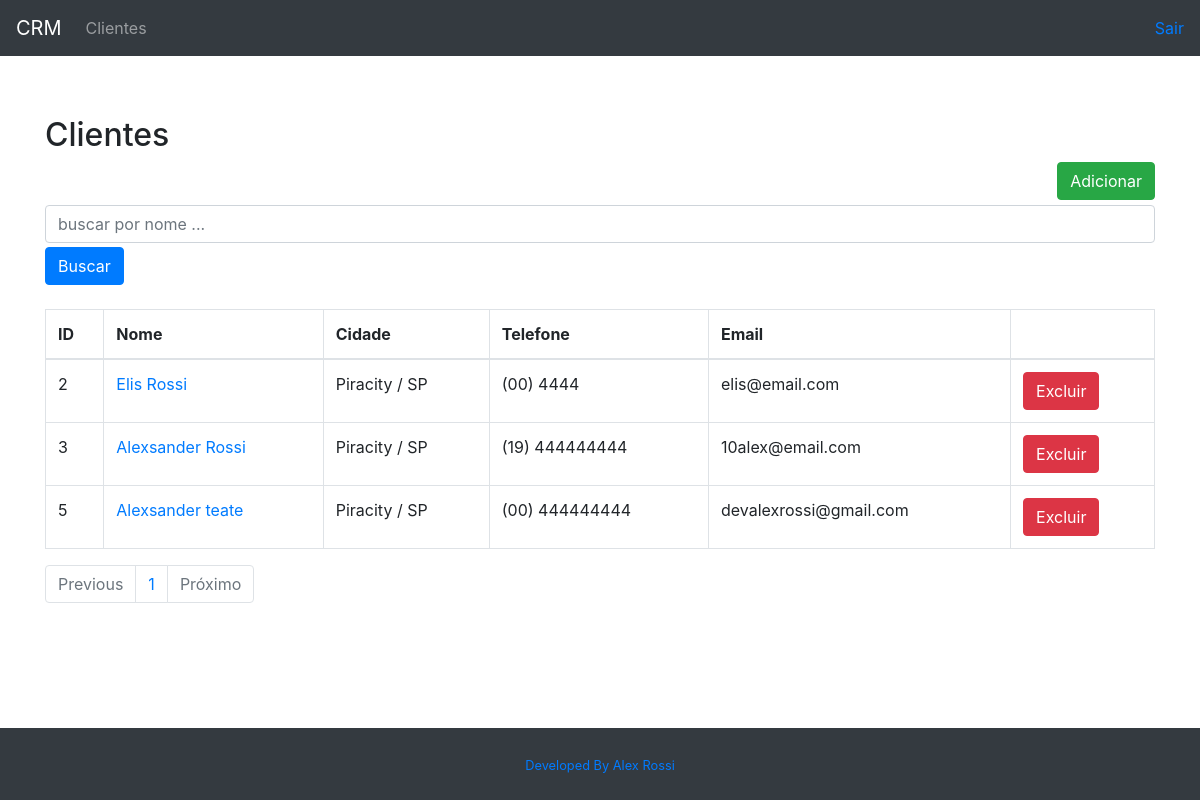
/customer/list/, run on an earlier commit of the app's database.
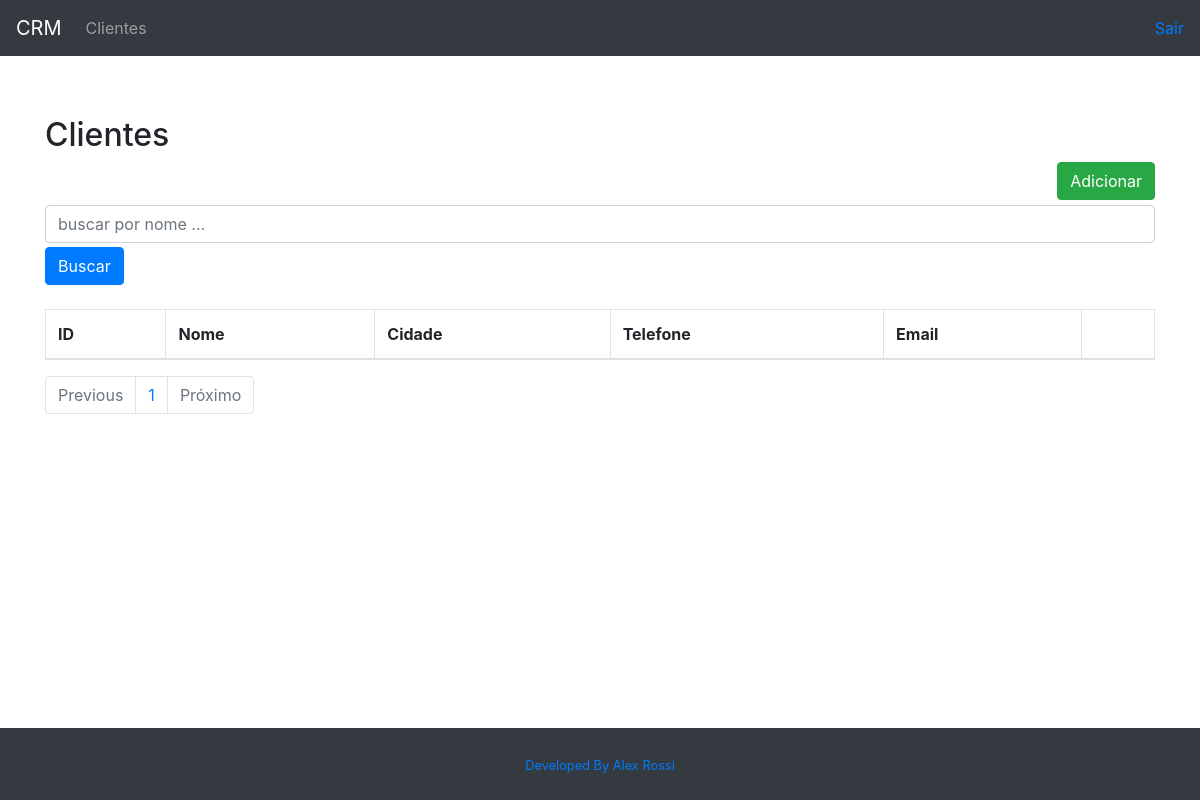
And on a later commit of the database.
### customer/models.py (models this page shows, shortened)
class Customer(models.Model):
  first_name = models.CharField(max_length=30)
  last_name = models.CharField(max_length=50)
  email = models.EmailField()
  document_rg = models.CharField(max_length=9)
  document_cpf = models.CharField(max_length=11)
  birth_date = models.DateField()
  area_code = models.CharField(max_length=3)
  phone_number = models.CharField(max_length=9)
  country = models.CharField(max_length=30)
  state = models.CharField(max_length=30)
  city = models.CharField(max_length=30)
  created_date = models.DateTimeField(auto_now_add=True)
  updated_date = models.DateTimeField(auto_now=True)
  active = models.BooleanField(default=True)
  def get_full_name(self):
    return f"{self.first_name} {self.last_name}"
  def get_full_phone_number(self):
    return f"({self.area_code}) {self.phone_number}"
  def get_full_addres(self):
    return f"{self.city} / {self.state}"
  def get_absolute_url(self):
    return reverse("customer:customer-update", kwargs={"id": self.id})
  def get_delete_url(self):
    return reverse("customer:customer-delete", kwargs={"id": self.id})
  class Meta:
    db_table = "customer"

### customer/views.py (the view)
# urls.py: path("list/", CustomerListView.as_view(), name="customer-list"),
class CustomerListView(ListView):
  template_name = "customer/customer_list.html"
  paginate_by = 5
  model = Customer
  def get_queryset(self):
    name = self.request.GET.get("name")
    if name:
      object_list = self.model.objects.filter(
        Q(first_name__icontains=name) | Q(last_name__icontains=name) |
        Q(document_rg__icontains=name) | Q(document_cpf__icontains=name)
        )
    else:
      object_list = self.model.objects.all()
    return object_list

### customer/templates/customer/customer_list.html
{% extends "model-page.html" %}
{% block content %}
<h2>Clientes</h2>
  <a href="{% url "customer:customer-create" %}">
    <button type="button" class="btn btn-success" style="float: right; margin-bottom: 5px;">Adicionar</button>
  </a>
  <form>
    <div class="form-group mb-1">
      <input class="form-control" type="text" name="name" placeholder="buscar por nome ..." />
    </div>
    <button type="submit" class="btn btn-primary">Buscar</button>
  </form>
  <table class="table table-bordered mt-4">
    <thead>
      <tr>
        <th>ID</th>
        <th>Nome</th>
        <th>Cidade</th>
        <th>Telefone</th>
        <th>Email</th>
        <th></th>
      </tr>
    </thead>
    <tbody>
      {% for customer in customer_list %}
        <tr>
          <td>{{ customer.id }}</td>
          <td><a href="{{ customer.get_absolute_url }}">{{ customer.get_full_name }}</a></td>
          <td>{{ customer.get_full_addres }}</td>
          <td>{{ customer.get_full_phone_number }}</td>
          <td>{{ customer.email }}</td>
          <form method="POST" action="{{ customer.get_delete_url }}">{% csrf_token %}
            <td><button type="submit" class="btn btn-danger">Excluir</button></td>
          </form>
        </tr>
      {% endfor %}
    </tbody>
  </table>
    <ul class="pagination">
      {% if page_obj.has_previous %}
        <li class="page-item"><a class="page-link"
          href="?page={{ page_obj.previous_page_number }}">Anterior</a></li>
      {% else %}
        <li class="page-item disabled" disabled><a class="page-link" disabled href="#">Previous</a></li>
      {% endif %}
      {% for object in page_obj.paginator.page_range %}
        <li class="page-item"><a class="page-link" href="?page={{ forloop.counter }}">{{ forloop.counter }}</a></li>
      {% endfor %}
      {% if page_obj.has_next %}
        <li class="page-item"><a class="page-link"
          href="?page={{ page_obj.next_page_number }}">Próximo</a></li>
      {% else %}
        <li class="page-item disabled"><a class="page-link" href="#">Próximo</a></li>
      {% endif %}
    </ul>
{% endblock %}

What changed in the data, as far as the page shows it:
removed Customer: id "2", get_full_name "Elis Rossi", get_full_addres "Piracity / SP", get_full_phone_number "(00) 4444", email "elis@email.com"
removed Customer: id "3", get_full_name "Alexsander Rossi", get_full_addres "Piracity / SP", get_full_phone_number "(19) 444444444", email "10alex@email.com"
removed Customer: id "5", get_full_name "Alexsander teate", get_full_addres "Piracity / SP", get_full_phone_number "(00) 444444444", email "devalexrossi@gmail.com"
